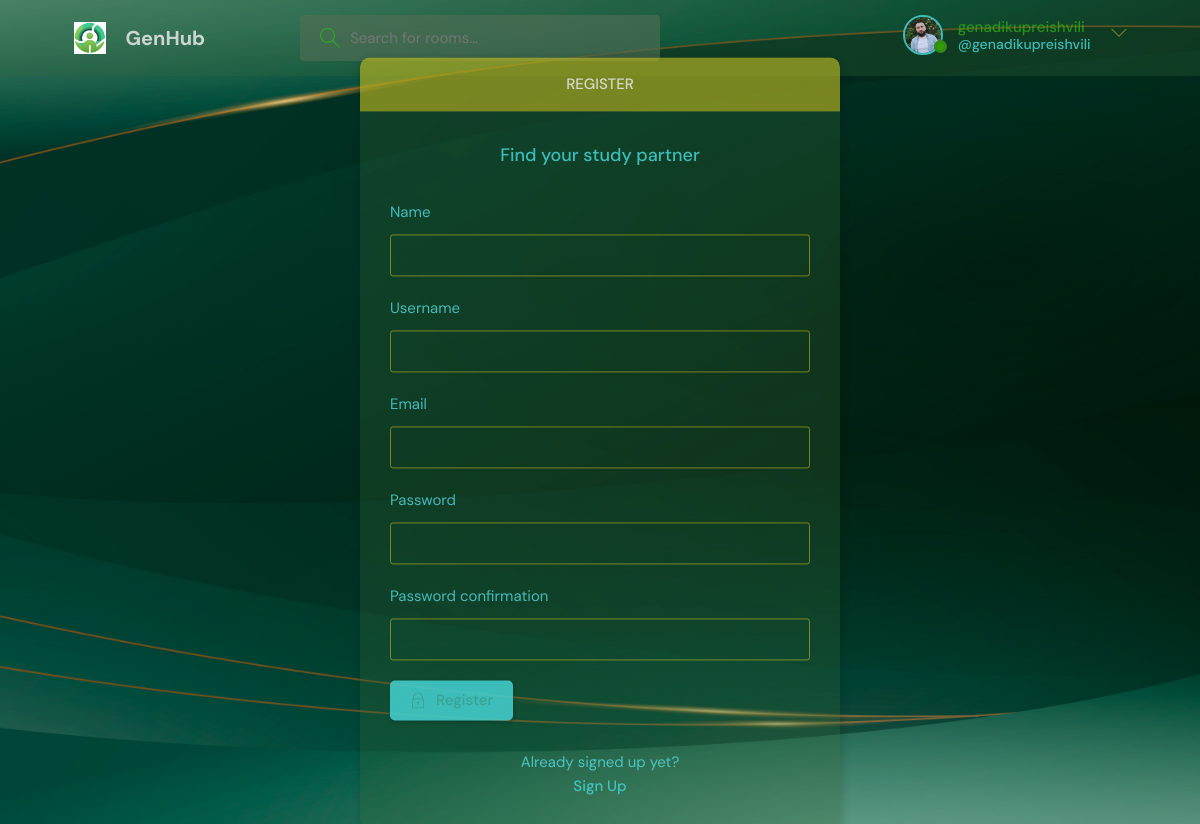
Page /register/ (signed in) on the committed database.
### base/models.py (models this page shows)
class User(AbstractUser):
    name = models.CharField(max_length=200, null=True)
    email = models.EmailField(unique=True, null=True)
    bio = models.TextField(null=True)
    avatar = models.ImageField(null=True, default="avatar.svg")
    USERNAME_FIELD = 'email'
    REQUIRED_FIELDS = []

### base/views.py (the view, shortened to what this page needs)
# urls.py: path('register/', views.registerPage, name = 'register'),
def registerPage(request):
    form = MyUserCreationForm()
    return render(request, 'base/login_register.html', {'form': form})

### base/forms.py
class MyUserCreationForm(UserCreationForm):
    class Meta:
        model = User
        fields = ['name', 'username', 'email', 'password1', 'password2']

### base/templates/base/login_register.html (shortened to what this page needs)
{% extends 'main.html' %}
{% block content %}
<main class="auth layout">
  {% if page == 'login' %}
  <div class="container">
    <div class="layout__box">
      <div class="layout__boxHeader">
        <div class="layout__boxTitle">
          <h3>Login</h3>
        </div>
      </div>
      <div class="layout__body">
        <h2 class="auth__tagline">Find your study partner</h2>
        <form class="form" action="" method="POST">
          {% csrf_token %}
          <div class="form__group form__group">
            <label for="room_name">Email</label>
            <input id="username" name="email" type="email" placeholder="e.g. dennis_ivy@email.com />
          </div>
          <div class=" form__group">
            <label for="password">Password</label>
            <input id="password" name="password" type="password"
              placeholder="&bull;&bull;&bull;&bull;&bull;&bull;&bull;&bull;" />
          </div>
          <button class="btn btn--main" type="submit">
            <svg version="1.1" xmlns="http://www.w3.org/2000/svg" width="32" height="32" viewBox="0 0 32 32">
              <title>lock</title>
              <path
                d="M27 12h-1v-2c0-5.514-4.486-10-10-10s-10 4.486-10 10v2h-1c-0.553 0-1 0.447-1 1v18c0 0.553 0.447 1 1 1h22c0.553 0 1-0.447 1-1v-18c0-0.553-0.447-1-1-1zM8 10c0-4.411 3.589-8 8-8s8 3.589 8 8v2h-16v-2zM26 30h-20v-16h20v16z">
              </path>
              <path
                d="M15 21.694v4.306h2v-4.306c0.587-0.348 1-0.961 1-1.694 0-1.105-0.895-2-2-2s-2 0.895-2 2c0 0.732 0.413 1.345 1 1.694z">
              </path>
            </svg>
            Login
          </button>
        </form>
        <div class="auth__action">
          <p>Haven't signed up yet?</p>
          <a href="{% url 'register' %}" class="btn btn--link">Sign Up</a>
        </div>
      </div>
    </div>
  </div>
  {% else %}
  <div class="container">
    <div class="layout__box">
      <div class="layout__boxHeader">
        <div class="layout__boxTitle">
          <h3>Register</h3>
        </div>
      </div>
      <div class="layout__body">
        <h2 class="auth__tagline">Find your study partner</h2>
        <form class="form" action="" method="POST">
          {% for field in form %}
          <div class="form__group form__group">
            <label for="room_name">{{field.label}}</label>
            {{field}}
          </div>
          {% endfor %}
          <button class="btn btn--main" type="submit">
            Register
          </button>
        </form>
        <div class="auth__action">
          <p>Already signed up yet?</p>
          <a href="{% url 'login' %}" class="btn btn--link">Sign Up</a>
        </div>
      </div>
    </div>
  </div>
  {% endif %}
</main>
{% endblock content %}

### templates/navbar.html (shortened to what this page needs)
{% load static %}
<header class="header header--loggedIn">
    <div class="container">
      <a href="{% url 'home' %}" class="header__logo">
        <img src="{% static 'images/genlogo.jpg'%}" />
        <h1>GenHub</h1>
      </a>
      <form class="header__search" method="GET"  action= "{% url 'home' %}">
        <label>
          <input name = "q" placeholder="Search for rooms..." />
        </label>
      </form>
      <nav class="header__menu">
        {% if request.user.is_authenticated %}
        <div class="header__user">
          <a href="{% url 'update-user' %}">
            <div class="avatar avatar--medium active">
              <img src="{{request.user.avatar.url}}" />
            </div>
            <p>{{request.user.username  }} <span>@{{request.user.username}}</span></p>
          </a>
          <button class="dropdown-button">
            <svg version="1.1" xmlns="http://www.w3.org/2000/svg" width="32" height="32" viewBox="0 0 32 32">
              <title>chevron-down</title>
              <path d="M16 21l-13-13h-3l16 16 16-16h-3l-13 13z"></path>
            </svg>
          </button>
        </div>
        {% else %}
        <a href="{% url 'login' %}">
          <img src="{% static 'images/avatar.svg' %}" />
          <p>Login</p>
        </a>
        {% endif %}
      </nav>
    </div>
  </header>

### rows in the picture
User: user.avatar (picture), user.username "genadikupreishvili"

### other values in the picture
{{ field.label }} "Name" "Username" "Email" "Password" "Password confirmation"
